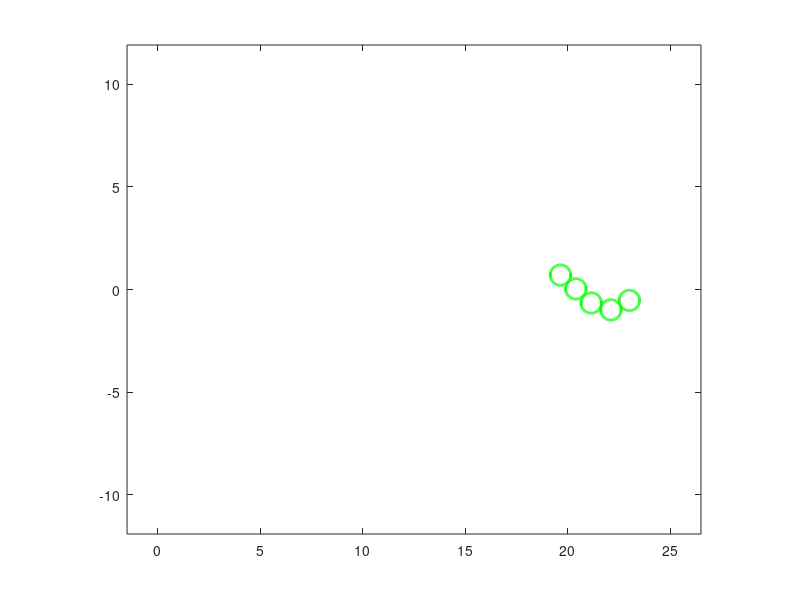

Write MATLAB code to recreate this figure.
n=5;
r=0.5
rad2_x=-r:0.01:r;
move_function=@(x)cos(x)
y_top=@(x,r,x0,y0)sqrt(r^2-(x-x0).^2)+y0;
y_bottom=@(x,r,x0,y0)-sqrt(r^2-(x-x0).^2)+y0;
x0_arr=2*r*(n-1);
plots=[];
#find first centres
    x0_arr=[x0_arr+0.1]
    for j=1:n-1
      x0=x0_arr(1)
      while((x0-x0_arr(1))^2+
      (move_function(x0)-move_function(x0_arr(1)))^2-
      4*r^2<=0.01)
      x0-=1.e-2
      endwhile
      x0_arr=[x0,x0_arr]
    endfor
#first plots
for x_c =x0_arr
  p_t=plot(x_c+rad2_x,y_top(x_c+rad2_x,r,x_c,move_function(x_c)));
  hold on;
  p_b=plot(x_c+rad2_x,y_bottom(x_c+rad2_x,r,x_c,move_function(x_c)));
  set(p_t,'color','g','linewidth',2);
  set(p_b,'color','g','linewidth',2);
  axis([-r-1 2*r*n-r+7*pi -(r*n+3*pi) r*n+3*pi]);
  axis equal;
  plots=[plots;p_t,p_b];
endfor
pause(0.1)
#сдвиги
for k=0:0.1:6*pi
  #find new centres
  x0_arr=[x0_arr(n)+0.1]
  for j=1:n-1
    x0=x0_arr(1)
    while((x0-x0_arr(1))^2+
    (move_function(x0)-move_function(x0_arr(1)))^2-
    4*r^2<=0.01)
    x0-=1.e-2
    endwhile
    x0_arr=[x0,x0_arr]
  endfor
  #repaint
  for i =1:size(plots)(1)
      set(plots(i,1),'XData',x0_arr(i)+rad2_x,
      'YData',y_top(x0_arr(i)+rad2_x,r,x0_arr(i),move_function(x0_arr(i))))
      set(plots(i,2),'XData',x0_arr(i)+rad2_x,
      'YData',y_bottom(x0_arr(i)+rad2_x,r,x0_arr(i),move_function(x0_arr(i))))
      drawnow;
  endfor
endfor

